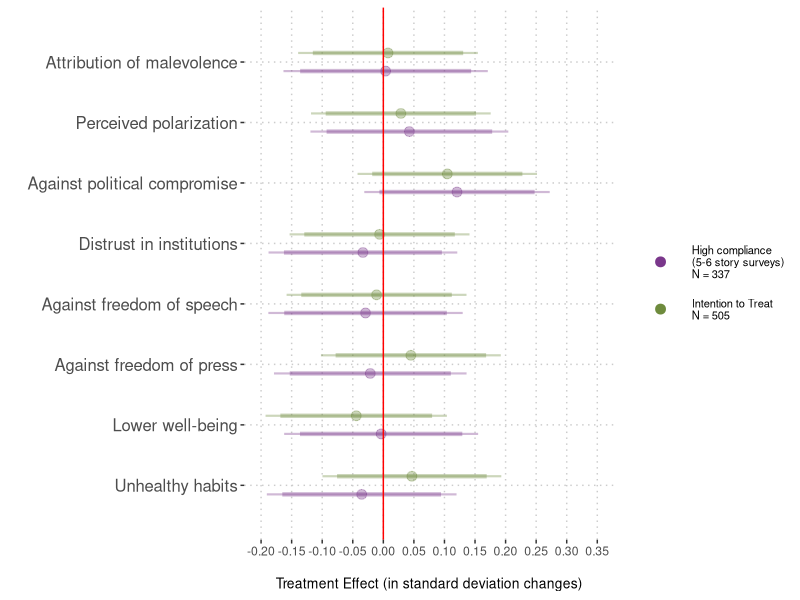
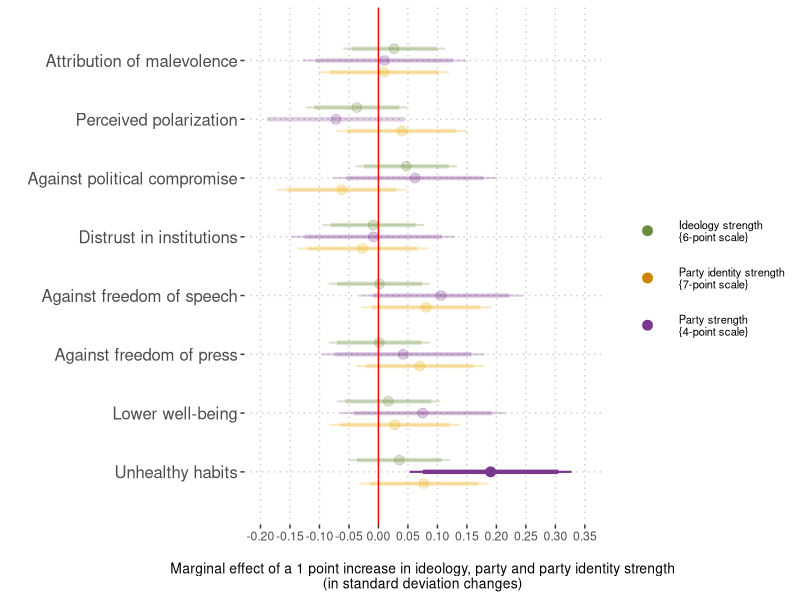

The R script that drew these images, in order:
#==============================================================================
# 05-fig5-results-other-outcomes.R
# Purpose: to replicate Figure 5 of the paper, where we show the main (and 
#          moderator) effects of the treatment on many additional outcomes. We
#          first generate Figure 5.A and then Figure 5.B. For the paper, we then
#          pasted the two subfigures together.
# Article: "Exposure to extremely partisan news from the other political side 
#          shows scarce boomerang effects"
# Journal: Political Behavior
# Year:    2022
# Authors: Andreu Casas, Ericka Menchen-Trevino, Magdalena Wojcieszak
#==============================================================================


# PACKAGES
#===============================================================================
library(dplyr)
library(ggplot2)

# DATA
#===============================================================================
# - dataset with data from the pre and post survey, for the many outcome and
#   moderator variables of interest.
db <- read.csv("./data/extreme-sites-experiment-maindb.csv")

# DATA WRANGLING
#===============================================================================
# OTHER OUTCOMES
#-------------------------------------------------------------------------------
#-------------------------------------------------------------------------------
# - create indices averaging scores for items in the same battery
db <- db %>%
  mutate(
    # - /!\ REVERSE items of trust in inst battery so that higher values
    #       mean that people polarized
    TRUST_ALL = -(TRUST_1 + TRUST_2 + TRUST_3 + TRUST_4 + TRUST_5 +
                    TRUST_6) / 6,
    # - /!\ REVERSE items of freedom of speech battery so that higher values
    #       mean that people polarized
    SPEECH_ALL = -(SPEECH_1 + SPEECH_2 + SPEECH_3 + SPEECH_4) / 4,
    SMS_ALL = (SMS_1 + SMS_2 + SMS_3) / 3,
    # - /!\ REVERSE some of the items in the well being battery so higher
    #       values mean polarization (worse well being)
    WELLBEING_ALL = (WELL_FEELINGS_1 + WELL_FEELINGS_2 + 
                       (-WELL_FEELINGS_3) + (-WELL_FEELINGS_4) +
                       (-WELL_FEELINGS_5) + (-WELL_FEELINGS_6)) / 6,
    # - /!\ REVERSE exercise so higher values mean healthier habit
    WELLACT_ALL = (WELL_ACT_1 + WELL_ACT_2 + WELL_ACT_3 + WELL_ACT_4 +
                     (-WELL_ACT_5)) / 5
  )


# - calculate ITT and CACE for High Compliers
outcomes <- c("MAL", "PREPOL", "COMPROMISE", "TRUST_ALL", "SPEECH_ALL",
              "SMS_ALL", "WELLBEING_ALL", "WELLACT_ALL")

# - specify two samples: ITT and High compliers
compl_groups <- c("Intention to Treat\nN = 505", 
                  "High compliance\n(5-6 story surveys)\nN=337")

rest_out <- NULL
for (outcome in outcomes){
  # - calculate SD of pre-treatment values
  pre_sd <- sd(db[,outcome], na.rm = TRUE)
  for (cgroup in compl_groups) {
    if (grepl("High", cgroup)) {
      run_db <- db %>%
        filter(
          is.na(compliance_level) |
            compliance_level == "High Compliance \n(5-6 story surveys)\nN = 337")
    } else {
      run_db <- db
    }
    # - calculate treatment effect /!\ NOT CONTROLLING FOR PRE because we are
    #                                  already using the DELTAs for the outcomes
    #                                  for which we have PRE and POST
    model_formula <- paste0(outcome, " ~ condition")
    model_out <- broom::tidy(lm(model_formula, 
                                data = run_db)) %>%
      filter(term == "condition") %>% 
      mutate(significant = ifelse(p.value < 0.05, 1, 0)) %>%
      mutate(outcome = outcome,
             sample = cgroup,
             sd = pre_sd,
             pe = estimate / pre_sd,
             se_std = std.error / pre_sd,
             lwr_90 = pe - (se_std * 1.64),
             lwr_95 = pe - (se_std * 1.96),
             upr_90 = pe + (se_std * 1.64),
             upr_95 = pe + (se_std * 1.96))
    rest_out <- rbind(rest_out, model_out) 
  }
}

# - the plot
rest_out02 <- rest_out %>%
  # - /!\ REVERSE results for Support for Compromise (so higher means > polariz.)
  mutate(pe = ifelse(outcome == "PREPOL", -pe, pe),
         lwr_90 = ifelse(outcome == "PREPOL", -lwr_90, lwr_90),
         upr_90 = ifelse(outcome == "PREPOL", -upr_90, upr_90),
         lwr_95 = ifelse(outcome == "PREPOL", -lwr_95, lwr_95),
         upr_95 = ifelse(outcome == "PREPOL", -upr_95, upr_95)
  ) %>%
  # - give human readable labels to outcome variables
  mutate(
    outcome = factor(recode(outcome,
                            `MAL` = "Attribution of malevolence",
                            `PREPOL` = "Perceived polarization",
                            `COMPROMISE` = "Against political compromise",
                            `TRUST_ALL` = "Distrust in institutions",
                            `SPEECH_ALL` = "Against freedom of speech",
                            `SMS_ALL` = "Against freedom of press",
                            `WELLBEING_ALL` = "Lower well-being",
                            `WELLACT_ALL` = "Unhealthy habits"),
                     levels = rev(c(
                       "Attribution of malevolence",
                       "Perceived polarization",
                       "Against political compromise",
                       "Distrust in institutions",
                       "Against freedom of speech",
                       "Against freedom of press",
                       "Lower well-being",
                       "Unhealthy habits"
                     )))) %>%
  arrange(outcome) %>%
  mutate(significant = as.character(significant),
         sample = recode(sample,
                         `High compliance\n(5-6 story surveys)\nN=337` =
                           "High compliance\n(5-6 story surveys)\nN = 337"))

# - the plot
#pdf("./figures/fig5a-extreme-sites-other-out-MAIN.pdf", width = 9, height = 4)
ggplot(rest_out02,
       aes(x = outcome, y = pe)) +
  # - this is so I can have a legend indicating what the 2 colors mean
  geom_point(aes(x = 9, y = 0, color = sample)) +
  scale_color_manual("", values = c("mediumorchid4",
                                    "darkolivegreen4")) +
  # - plot 90% and 95% ITT estimates
  #geom_point()
  geom_point(inherit.aes = FALSE,
             data = rest_out02 %>% filter(grepl("Intent", sample)),
             aes(x = as.numeric(outcome) + 0.15, y = pe,
                 alpha = significant), 
             size = 3, color = "darkolivegreen4") +
  geom_segment(inherit.aes = FALSE, 
               data = rest_out02 %>% filter(grepl("Intent", sample)),
               aes(x = as.numeric(outcome) + 0.15, xend = as.numeric(outcome) + 0.15,
                   y = lwr_90, yend = upr_90, alpha = significant), size = 1.5, 
               color = "darkolivegreen4") +
  geom_segment(inherit.aes = FALSE,
               data = rest_out02 %>% filter(grepl("Intent", sample)),
               aes(x = as.numeric(outcome) + 0.15, xend = as.numeric(outcome) + 0.15,
                   y = lwr_95, yend = upr_95, alpha = significant), size = 0.75,
               color = "darkolivegreen4") +
  # - plot 90% and 95% High compliers CACE estimates
  geom_point(inherit.aes = FALSE,
             data = rest_out02 %>% filter(!grepl("Intent", sample)),
             aes(x = as.numeric(outcome) - 0.15, y = pe,
                 alpha = significant), size = 3,
             color = "mediumorchid4") +
  geom_segment(inherit.aes = FALSE,
               data = rest_out02 %>% filter(!grepl("Intent", sample)),
               aes(x = as.numeric(outcome) - 0.15, xend = as.numeric(outcome) - 0.15,
                   y = lwr_90, yend = upr_90, alpha = significant), size = 1.5,
               color = "mediumorchid4") +
  geom_segment(inherit.aes = FALSE,
               data = rest_out02 %>% filter(!grepl("Intent", sample)),
               aes(x = as.numeric(outcome) - 0.15, xend = as.numeric(outcome) - 0.15,
                   y = lwr_95, yend = upr_95, alpha = significant), size = 0.75,
               color = "mediumorchid4") +
  scale_x_continuous("", breaks = seq(1, length(levels(rest_out02$outcome))),
                     labels = levels(rest_out02$outcome),
                     limits = c(0.5,8.5)) +
  scale_y_continuous("\nTreatment Effect (in standard deviation changes)",
                     breaks = seq(-1, 1, 0.05),
                     limits = c(-0.20, 0.35)) +
  geom_hline(yintercept = 0, color = "red") +
  # - the rest 
  scale_alpha_discrete(range = c(0.35, 1), guide = FALSE) +
  coord_flip() +
  guides(color = guide_legend(override.aes = list(size = 3))) +
  theme(panel.background = element_blank(),
        panel.grid.major = element_line(color = "gray80", linetype = "dotted"),
        axis.text.y = element_text(size = 12),
        axis.title.x = element_text(size = 10),
        legend.key.size = unit(1.2, "cm"),
        legend.text = element_text(size = 8))
#dev.off()


# REST OUTCOMES: Moderators
#-------------------------------------------------------------------------------
moderators <- c("party_folded", "ideo_folded", "pid_strength")

rest_modout <- NULL
for (outcome in outcomes){
  # - calculate SD of pre-treatment values
  pre_sd <- sd(db[,outcome], na.rm = TRUE)
  # - using ALL users in the sample to calculate these moderator effects
  run_db <- db
  # - calculate moderation effect
  for (moderator in moderators) {
    model_formula <- paste0(outcome, " ~ condition * ", moderator)
    model_out <- broom::tidy(lm(model_formula, 
                                data = run_db)) %>%
      filter(grepl(":", term)) %>% 
      mutate(significant = ifelse(p.value < 0.05, 1, 0)) %>%
      mutate(outcome = outcome,
             moderator = moderator,
             sd = pre_sd,
             pe = estimate / pre_sd,
             se_std = std.error / pre_sd,
             lwr_90 = pe - (se_std * 1.64),
             lwr_95 = pe - (se_std * 1.96),
             upr_90 = pe + (se_std * 1.64),
             upr_95 = pe + (se_std * 1.96))
    rest_modout <- rbind(rest_modout, model_out) 
  }
}

# - a variable indicating type of moderator
rest_modout02 <- rest_modout %>%
  mutate(term = recode(term,
                       `condition:ideo_folded` = "Ideology strength\n{6-point scale}",
                       `condition:pid_strength` = "Party identity strength\n{7-point scale}",
                       `condition:party_folded` = "Party strength\n{4-point scale}")) %>%
  mutate(significant = as.character(significant),
         term = as.character(term),
         outcome = factor(recode(outcome,
                                 `MAL` = "Attribution of malevolence",
                                 `PREPOL` = "Perceived polarization",
                                 `COMPROMISE` = "Against political compromise",
                                 `TRUST_ALL` = "Distrust in institutions",
                                 `SPEECH_ALL` = "Against freedom of speech",
                                 `SMS_ALL` = "Against freedom of press",
                                 `WELLBEING_ALL` = "Lower well-being",
                                 `WELLACT_ALL` = "Unhealthy habits"),
                          levels = rev(c(
                            "Attribution of malevolence",
                            "Perceived polarization",
                            "Against political compromise",
                            "Distrust in institutions",
                            "Against freedom of speech",
                            "Against freedom of press",
                            "Lower well-being",
                            "Unhealthy habits"
                          ))))

#pdf("./figures/fig5b-extreme-sites-other-out-MOD.pdf", width = 9, height = 4)
ggplot(rest_modout02,
       aes(x = outcome, y = pe)) +
  # - this is so I can have a legend indicating what the 3 colors mean
  geom_point(aes(x = 10, y = 0, color = term)) +
  scale_color_manual("", values = c("darkolivegreen4",
                                    "orange3",
                                    "mediumorchid4")) +
  # - plot 90% and 95% IDEO STRENGTH moderation estimates
  geom_point(inherit.aes = FALSE,
             data = rest_modout02 %>% filter(grepl("Ideo", term)),
             aes(x = as.numeric(outcome) + 0.2, y = pe,
                 alpha = significant),
             size = 3, color = "darkolivegreen4") +
  geom_segment(inherit.aes = FALSE, 
               data = rest_modout02 %>% filter(grepl("Ideo", term)),
               aes(x = as.numeric(outcome) + 0.2, xend = as.numeric(outcome) + 0.2,
                   y = lwr_90, yend = upr_90,
                   alpha = significant), size = 1.5, 
               color = "darkolivegreen4") +
  geom_segment(inherit.aes = FALSE,
               data = rest_modout02 %>% filter(grepl("Ideo", term)),
               aes(x = as.numeric(outcome) + 0.2, xend = as.numeric(outcome) + 0.2,
                   y = lwr_95, yend = upr_95,
                   alpha = significant), size = 0.75,
               color = "darkolivegreen4") +
  # - plot 90% and 95% PARTY STRENGTH moderator estimates
  geom_point(inherit.aes = FALSE,
             data = rest_modout02 %>% filter(grepl("Party stre", term)),
             aes(x = as.numeric(outcome) - 0, y = pe,
                 alpha = significant), size = 3,
             color = "mediumorchid4") +
  geom_segment(inherit.aes = FALSE,
               data = rest_modout02 %>% filter(grepl("Party stre", term)),
               aes(x = as.numeric(outcome) - 0, xend = as.numeric(outcome) - 0,
                   y = lwr_90, yend = upr_90, alpha = significant), size = 1.5,
               color = "mediumorchid4") +
  geom_segment(inherit.aes = FALSE,
               data = rest_modout02 %>% filter(grepl("Party stre", term)),
               aes(x = as.numeric(outcome) - 0, xend = as.numeric(outcome) - 0,
                   y = lwr_95, yend = upr_95, alpha = significant), size = 0.75,
               color = "mediumorchid4") +
  # - plot 90% and 95% PARTY IDENTITY STRENGTH moderator
  geom_point(inherit.aes = FALSE,
             data = rest_modout02 %>% filter(grepl("Party ident", term)),
             aes(x = as.numeric(outcome) - 0.2, y = pe,
                 alpha = significant), size = 3,
             color = "darkgoldenrod2") +
  geom_segment(inherit.aes = FALSE,
               data = rest_modout02 %>% filter(grepl("Party ident", term)),
               aes(x = as.numeric(outcome) - 0.2, xend = as.numeric(outcome) - 0.2,
                   y = lwr_90, yend = upr_90, alpha = significant), size = 1.5,
               color = "darkgoldenrod2") +
  geom_segment(inherit.aes = FALSE,
               data = rest_modout02 %>% filter(grepl("Party ident", term)),
               aes(x = as.numeric(outcome) - 0.2, xend = as.numeric(outcome) - 0.2,
                   y = lwr_95, yend = upr_95, alpha = significant), size = 0.75,
               color = "darkgoldenrod2") +
  scale_x_continuous("", breaks = seq(1, length(levels(rest_modout02$outcome))),
                     labels = levels(rest_modout02$outcome),
                     limits = c(0.5, 8.5)) +
  scale_y_continuous("\nMarginal effect of a 1 point increase in ideology, party and party identity strength\n(in standard deviation changes)",
                     breaks = seq(-1, 1, 0.05),
                     limits = c(-0.20, 0.35)) +
  geom_hline(yintercept = 0, color = "red") +
  # - the rest
  scale_alpha_discrete(range = c(0.25, 1), guide = FALSE) +
  coord_flip() +
  guides(color = guide_legend(override.aes = list(size = 3))) +
  theme(panel.background = element_blank(),
        panel.grid.major = element_line(color = "gray80", linetype = "dotted"),
        axis.text.y = element_text(size = 12),
        axis.title.x = element_text(size = 10),
        legend.key.size = unit(1.2, "cm"),
        legend.text = element_text(size = 8))
#dev.off()
